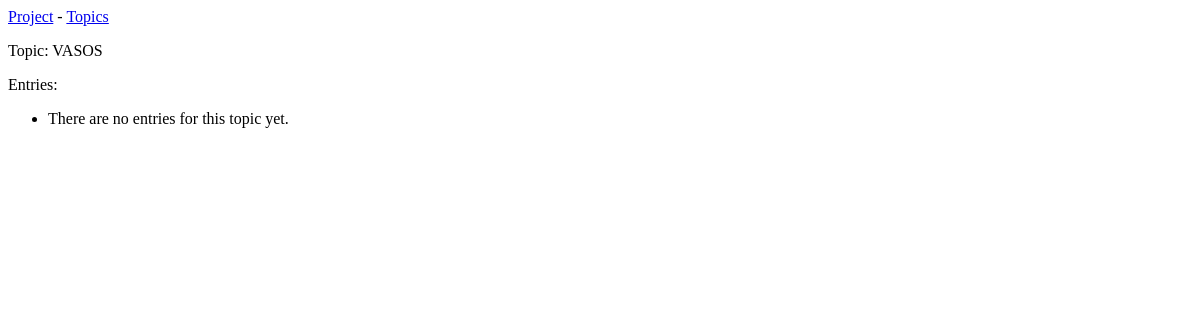
The app's page /topics/1/, older data.
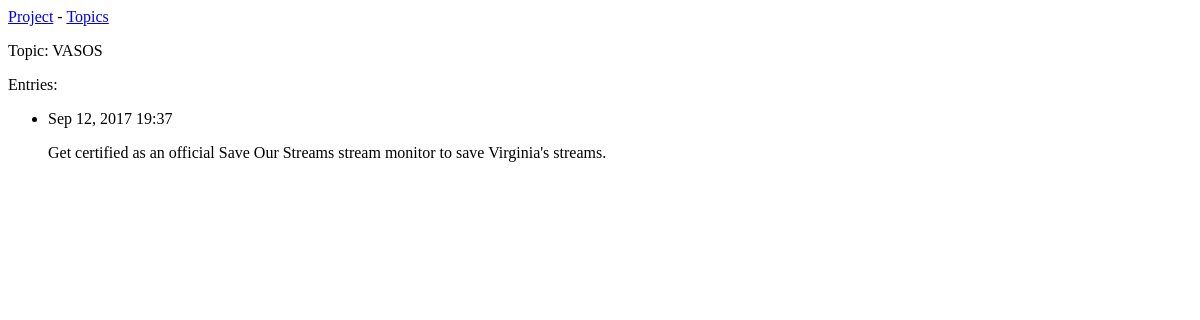
The same page, newer data.
### projects/models.py (models this page shows, shortened)
class Entry(models.Model):
    topic = models.ForeignKey(Topic)
    text = models.TextField()
    date_added = models.DateTimeField(auto_now_add=True)
    class Meta:
        verbose_name_plural = 'entries'

### projects/views.py (the view)
# urls.py: url(r'^topics/(?P<topic_id>\d+)/$', views.topic, name='topic'),
def topic(request, topic_id):
	topic = Topic.objects.get(id=topic_id)
	entries = topic.entry_set.order_by('-date_added')
	context = {'topic': topic, 'entries': entries}
	return render(request, 'projects/topic.html', context)

### projects/models.py (called while the page is built)
    def __str__(self):
        return self.text

### projects/templates/projects/topic.html
{% extends 'projects/base.html' %}
{% block content %}
  <p>Topic: {{ topic }}</p>
  <p>Entries:</p>
  <ul>
  {% for entry in entries %}
    <li>
      <p>{{ entry.date_added|date:'M d, Y H:i' }}</p>
      <p>{{ entry.text|linebreaks }}</p>
    </li>
  {% empty %}
    <li>
      There are no entries for this topic yet.
    </li>
  {% endfor %}
  </ul>
{% endblock content %}

Row changes from the older to the newer data that the page shows:
added Entry: date_added "Sep 12, 2017 19:37", text "Get certified as an official Save Our Streams stream monitor to save Virginia's streams."
Text that changed along with them:
text no longer shown: "There are no entries for this topic yet."
